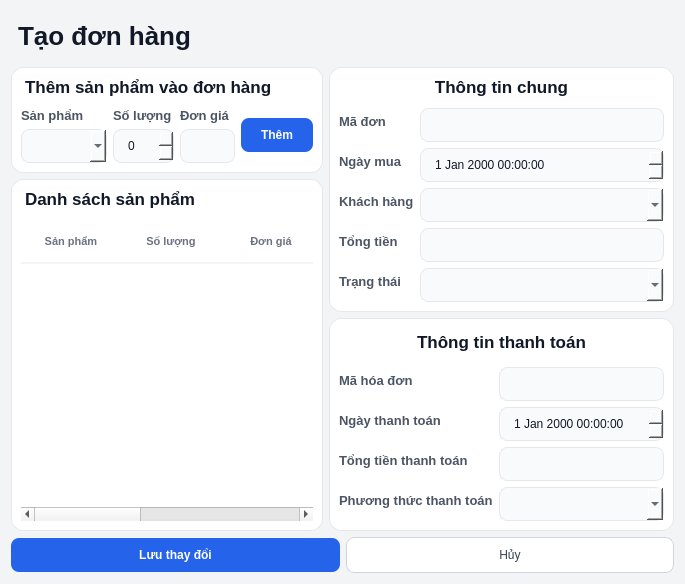
<?xml version="1.0" encoding="UTF-8"?>
<ui version="4.0">
 <class>Dialog</class>
 <widget class="QDialog" name="Dialog">
  <property name="geometry">
   <rect>
    <x>0</x>
    <y>0</y>
    <width>685</width>
    <height>584</height>
   </rect>
  </property>
  <property name="windowTitle">
   <string>Dialog</string>
  </property>
  <property name="styleSheet">
   <string notr="true">/* 1. Tổng thể Cửa sổ và Phông chữ [cite: 839, 840] */
QDialog {
    background-color: #f3f4f6; /* Nền xám nhạt làm nổi bật các Card trắng */
    font-family: &quot;Inter&quot;, &quot;Segoe UI&quot;, sans-serif;
}

/* 2. Tiêu đề chính trang (Chỉnh sửa đơn hàng) [cite: 841, 842] */
QLabel#lblTitleTaoDonHang {
    font-size: 26px;
    font-weight: 800;
    color: #111827;
    padding: 10px 0px;
}

/* 3. Thẻ nội dung (Cards) [cite: 843] */
QFrame#frame, QFrame#frame_2, QFrame#frame_3, QFrame#frame_4 {
    background-color: #ffffff;
    border: 1px solid #e5e7eb;
    border-radius: 12px;
}

/* 4. Tiêu đề các khối con [cite: 844, 845] */
QLabel#lblThemSP, QLabel#lblDanhSachSP, QLabel#lblThongTinChung, QLabel#lblThongTinThanhToan {
    font-size: 17px;
    font-weight: 700;
    color: #111827;
    background-color: transparent;
    border: none;
    margin-bottom: 5px;
}

/* 5. Nhãn mô tả thuộc tính (Labels - Key) [cite: 845, 846] */
QLabel#lblSanPham, QLabel#lblSoLuong, QLabel#lblDonGia,
QLabel#lblMaDon, QLabel#lblNgayMua, QLabel#lblKhachHang, 
QLabel#lblTongTien, QLabel#lblTrangThai, QLabel#lblMaHoaDon, 
QLabel#lblNgayThanhToan, QLabel#lblTongTienThanhToan, QLabel#lblPhuongThucThanhToan {
    font-size: 13px;
    font-weight: 600;
    color: #4b5563; /* Màu xám đậm chuyên nghiệp */
}

/* 6. Ô nhập liệu và Chọn lựa (Inputs) [cite: 846-848] */
QLineEdit, QComboBox, QSpinBox, QDateTimeEdit {
    background-color: #f9fafb;
    border: 1px solid #e5e7eb;
    border-radius: 8px;
    padding: 8px 12px;
    color: #111827;
}

/* Hiệu ứng khi nhấn vào ô nhập liệu hoặc ô ReadOnly */
QLineEdit:focus, QComboBox:focus, QSpinBox:focus, QDateTimeEdit:focus {
    border: 2px solid #2563eb; /* Viền xanh dương thương hiệu [cite: 849] */
    background-color: #ffffff;
}

QLineEdit[readOnly=&quot;true&quot;] {
    background-color: #f3f4f6; /* Làm mờ các ô không cho sửa [cite: 850] */
    color: #6b7280;
}

/* 7. Các nút bấm hành động [cite: 851, 852] */
/* Nút chính (Lưu, Thêm) */
QPushButton#btnLuu, QPushButton#btnThem {
    background-color: #2563eb;
    color: #ffffff;
    font-weight: 700;
    border-radius: 8px;
    padding: 10px 20px;
}

QPushButton:hover {
    background-color: #1d4ed8;
}

/* Nút phụ (Hủy) */
QPushButton#btnHuy {
    background-color: #ffffff;
    color: #374151;
    border: 1px solid #d1d5db;
    border-radius: 8px;
    padding: 10px 20px;
}

/* 8. Bảng danh sách sản phẩm [cite: 852-855] */
QTableWidget#tblDanhSachSP {
    background-color: #ffffff;
    border: none;
    gridline-color: transparent;
    outline: none;
}

QHeaderView::section {
    background-color: #ffffff;
    padding: 12px;
    border: none;
    border-bottom: 2px solid #f3f4f6;
    font-weight: bold;
    color: #6b7280;
    text-transform: uppercase; /* BUỘC IN HOA TIÊU ĐỀ CỘT [cite: 5, 854] */
    font-size: 11px;
}</string>
  </property>
  <layout class="QVBoxLayout" name="verticalLayout_10">
   <item>
    <widget class="QLabel" name="lblTitleTaoDonHang">
     <property name="text">
      <string>Tạo đơn hàng</string>
     </property>
    </widget>
   </item>
   <item>
    <layout class="QHBoxLayout" name="horizontalLayout_2">
     <item>
      <layout class="QVBoxLayout" name="verticalLayout_9">
       <item>
        <widget class="QFrame" name="frame_4">
         <property name="frameShape">
          <enum>QFrame::StyledPanel</enum>
         </property>
         <property name="frameShadow">
          <enum>QFrame::Raised</enum>
         </property>
         <layout class="QVBoxLayout" name="verticalLayout_7">
          <item>
           <widget class="QLabel" name="lblThemSP">
            <property name="text">
             <string>Thêm sản phẩm vào đơn hàng</string>
            </property>
           </widget>
          </item>
          <item>
           <layout class="QHBoxLayout" name="horizontalLayout">
            <item>
             <layout class="QVBoxLayout" name="verticalLayout_3">
              <item>
               <widget class="QLabel" name="lblSanPham">
                <property name="text">
                 <string>Sản phẩm</string>
                </property>
               </widget>
              </item>
              <item>
               <widget class="QComboBox" name="cbSanPham"/>
              </item>
             </layout>
            </item>
            <item>
             <layout class="QVBoxLayout" name="verticalLayout_4">
              <item>
               <widget class="QLabel" name="lblSoLuong">
                <property name="text">
                 <string>Số lượng</string>
                </property>
               </widget>
              </item>
              <item>
               <widget class="QSpinBox" name="spnSoLuong"/>
              </item>
             </layout>
            </item>
            <item>
             <layout class="QVBoxLayout" name="verticalLayout_6">
              <item>
               <widget class="QLabel" name="lblDonGia">
                <property name="text">
                 <string>Đơn giá</string>
                </property>
               </widget>
              </item>
              <item>
               <widget class="QLineEdit" name="txtDonGia"/>
              </item>
             </layout>
            </item>
            <item>
             <widget class="QPushButton" name="btnThem">
              <property name="text">
               <string>Thêm</string>
              </property>
             </widget>
            </item>
           </layout>
          </item>
         </layout>
        </widget>
       </item>
       <item>
        <widget class="QFrame" name="frame">
         <property name="frameShape">
          <enum>QFrame::StyledPanel</enum>
         </property>
         <property name="frameShadow">
          <enum>QFrame::Raised</enum>
         </property>
         <layout class="QVBoxLayout" name="verticalLayout_5">
          <item>
           <widget class="QLabel" name="lblDanhSachSP">
            <property name="text">
             <string>Danh sách sản phẩm</string>
            </property>
           </widget>
          </item>
          <item>
           <widget class="QTableWidget" name="tblDanhSachSP">
            <column>
             <property name="text">
              <string>Sản phẩm</string>
             </property>
            </column>
            <column>
             <property name="text">
              <string>Số lượng</string>
             </property>
            </column>
            <column>
             <property name="text">
              <string>Đơn giá</string>
             </property>
            </column>
            <column>
             <property name="text">
              <string>Tổng cộng</string>
             </property>
            </column>
            <column>
             <property name="text">
              <string>Thao tác</string>
             </property>
            </column>
           </widget>
          </item>
         </layout>
        </widget>
       </item>
      </layout>
     </item>
     <item>
      <layout class="QVBoxLayout" name="verticalLayout_8">
       <item>
        <widget class="QFrame" name="frame_3">
         <property name="frameShape">
          <enum>QFrame::StyledPanel</enum>
         </property>
         <property name="frameShadow">
          <enum>QFrame::Raised</enum>
         </property>
         <layout class="QVBoxLayout" name="verticalLayout">
          <item>
           <widget class="QLabel" name="lblThongTinChung">
            <property name="text">
             <string>Thông tin chung</string>
            </property>
            <property name="alignment">
             <set>Qt::AlignCenter</set>
            </property>
           </widget>
          </item>
          <item>
           <layout class="QFormLayout" name="formLayout">
            <item row="0" column="0">
             <widget class="QLabel" name="lblMaDon">
              <property name="text">
               <string>Mã đơn</string>
              </property>
             </widget>
            </item>
            <item row="1" column="0">
             <widget class="QLabel" name="lblNgayMua">
              <property name="text">
               <string>Ngày mua</string>
              </property>
             </widget>
            </item>
            <item row="2" column="0">
             <widget class="QLabel" name="lblKhachHang">
              <property name="text">
               <string>Khách hàng</string>
              </property>
             </widget>
            </item>
            <item row="3" column="0">
             <widget class="QLabel" name="lblTongTien">
              <property name="text">
               <string>Tổng tiền</string>
              </property>
             </widget>
            </item>
            <item row="4" column="0">
             <widget class="QLabel" name="lblTrangThai">
              <property name="text">
               <string>Trạng thái</string>
              </property>
             </widget>
            </item>
            <item row="0" column="1">
             <widget class="QLineEdit" name="txtReadOnlyMaDon">
              <property name="readOnly">
               <bool>true</bool>
              </property>
             </widget>
            </item>
            <item row="3" column="1">
             <widget class="QLineEdit" name="txtTongTien"/>
            </item>
            <item row="2" column="1">
             <widget class="QComboBox" name="cbKhachHang"/>
            </item>
            <item row="4" column="1">
             <widget class="QComboBox" name="cbTrangThai"/>
            </item>
            <item row="1" column="1">
             <widget class="QDateTimeEdit" name="dteNgayMua"/>
            </item>
           </layout>
          </item>
         </layout>
        </widget>
       </item>
       <item>
        <widget class="QFrame" name="frame_2">
         <property name="frameShape">
          <enum>QFrame::StyledPanel</enum>
         </property>
         <property name="frameShadow">
          <enum>QFrame::Raised</enum>
         </property>
         <layout class="QVBoxLayout" name="verticalLayout_2">
          <item>
           <widget class="QLabel" name="lblThongTinThanhToan">
            <property name="text">
             <string>Thông tin thanh toán</string>
            </property>
            <property name="alignment">
             <set>Qt::AlignCenter</set>
            </property>
           </widget>
          </item>
          <item>
           <layout class="QFormLayout" name="formLayout_2">
            <item row="0" column="0">
             <widget class="QLabel" name="lblMaHoaDon">
              <property name="text">
               <string>Mã hóa đơn</string>
              </property>
             </widget>
            </item>
            <item row="1" column="0">
             <widget class="QLabel" name="lblNgayThanhToan">
              <property name="text">
               <string>Ngày thanh toán</string>
              </property>
             </widget>
            </item>
            <item row="2" column="0">
             <widget class="QLabel" name="lblTongTienThanhToan">
              <property name="text">
               <string>Tổng tiền thanh toán</string>
              </property>
             </widget>
            </item>
            <item row="3" column="0">
             <widget class="QLabel" name="lblPhuongThucThanhToan">
              <property name="text">
               <string>Phương thức thanh toán</string>
              </property>
             </widget>
            </item>
            <item row="0" column="1">
             <widget class="QLineEdit" name="txtReadOnlyMaHoaDon">
              <property name="readOnly">
               <bool>true</bool>
              </property>
             </widget>
            </item>
            <item row="2" column="1">
             <widget class="QLineEdit" name="txtTongTienThanhToan"/>
            </item>
            <item row="3" column="1">
             <widget class="QComboBox" name="cbPhuongThucThanhToan"/>
            </item>
            <item row="1" column="1">
             <widget class="QDateTimeEdit" name="dteNgayThanhToan"/>
            </item>
           </layout>
          </item>
         </layout>
        </widget>
       </item>
      </layout>
     </item>
    </layout>
   </item>
   <item>
    <layout class="QHBoxLayout" name="horizontalLayout_3">
     <item>
      <widget class="QPushButton" name="btnLuu">
       <property name="text">
        <string>Lưu thay đổi</string>
       </property>
      </widget>
     </item>
     <item>
      <widget class="QPushButton" name="btnHuy">
       <property name="text">
        <string>Hủy</string>
       </property>
      </widget>
     </item>
    </layout>
   </item>
  </layout>
 </widget>
 <resources/>
 <connections/>
</ui>
